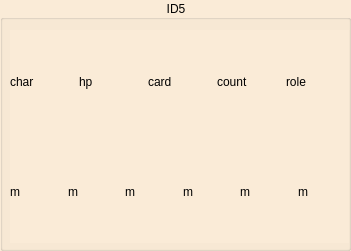
   <widget class="QGroupBox" name="gb5">
    <property name="geometry">
     <rect>
      <x>1060</x>
      <y>0</y>
      <width>351</width>
      <height>251</height>
     </rect>
    </property>
    <property name="styleSheet">
     <string notr="true">background-color: #FAEBD7;</string>
    </property>
    <property name="title">
     <string>ID5</string>
    </property>
    <property name="alignment">
     <set>Qt::AlignCenter</set>
    </property>
    <widget class="QWidget" name="layoutWidget_5">
     <property name="geometry">
      <rect>
       <x>10</x>
       <y>30</y>
       <width>339</width>
       <height>213</height>
      </rect>
     </property>
     <layout class="QVBoxLayout" name="verticalLayout_6">
      <item>
       <layout class="QHBoxLayout" name="horizontalLayout_11">
        <item>
         <widget class="QLabel" name="char_5">
          <property name="sizePolicy">
           <sizepolicy hsizetype="Minimum" vsizetype="Minimum">
            <horstretch>0</horstretch>
            <verstretch>0</verstretch>
           </sizepolicy>
          </property>
          <property name="minimumSize">
           <size>
            <width>50</width>
            <height>100</height>
           </size>
          </property>
          <property name="text">
           <string>char</string>
          </property>
          <property name="scaledContents">
           <bool>true</bool>
          </property>
         </widget>
        </item>
        <item>
         <widget class="QLabel" name="hp_5">
          <property name="sizePolicy">
           <sizepolicy hsizetype="Minimum" vsizetype="Minimum">
            <horstretch>0</horstretch>
            <verstretch>0</verstretch>
           </sizepolicy>
          </property>
          <property name="minimumSize">
           <size>
            <width>50</width>
            <height>100</height>
           </size>
          </property>
          <property name="text">
           <string>hp</string>
          </property>
          <property name="scaledContents">
           <bool>true</bool>
          </property>
          <property name="alignment">
           <set>Qt::AlignLeading|Qt::AlignLeft|Qt::AlignVCenter</set>
          </property>
         </widget>
        </item>
        <item>
         <widget class="QLabel" name="card_5">
          <property name="sizePolicy">
           <sizepolicy hsizetype="Minimum" vsizetype="Minimum">
            <horstretch>0</horstretch>
            <verstretch>0</verstretch>
           </sizepolicy>
          </property>
          <property name="minimumSize">
           <size>
            <width>50</width>
            <height>100</height>
           </size>
          </property>
          <property name="styleSheet">
           <string notr="true"/>
          </property>
          <property name="text">
           <string>card</string>
          </property>
          <property name="scaledContents">
           <bool>true</bool>
          </property>
         </widget>
        </item>
        <item>
         <widget class="QLabel" name="count_5">
          <property name="sizePolicy">
           <sizepolicy hsizetype="Minimum" vsizetype="Minimum">
            <horstretch>0</horstretch>
            <verstretch>0</verstretch>
           </sizepolicy>
          </property>
          <property name="minimumSize">
           <size>
            <width>50</width>
            <height>100</height>
           </size>
          </property>
          <property name="text">
           <string>count</string>
          </property>
          <property name="scaledContents">
           <bool>true</bool>
          </property>
         </widget>
        </item>
        <item>
         <widget class="QLabel" name="role_5">
          <property name="sizePolicy">
           <sizepolicy hsizetype="Minimum" vsizetype="Minimum">
            <horstretch>0</horstretch>
            <verstretch>0</verstretch>
           </sizepolicy>
          </property>
          <property name="minimumSize">
           <size>
            <width>50</width>
            <height>100</height>
           </size>
          </property>
          <property name="text">
           <string>role</string>
          </property>
          <property name="scaledContents">
           <bool>true</bool>
          </property>
         </widget>
        </item>
       </layout>
      </item>
      <item>
       <layout class="QHBoxLayout" name="horizontalLayout_12">
        <item>
         <widget class="QLabel" name="m5_1">
          <property name="sizePolicy">
           <sizepolicy hsizetype="Minimum" vsizetype="Minimum">
            <horstretch>0</horstretch>
            <verstretch>0</verstretch>
           </sizepolicy>
          </property>
          <property name="minimumSize">
           <size>
            <width>50</width>
            <height>100</height>
           </size>
          </property>
          <property name="text">
           <string>m</string>
          </property>
          <property name="scaledContents">
           <bool>true</bool>
          </property>
         </widget>
        </item>
        <item>
         <widget class="QLabel" name="m5_2">
          <property name="sizePolicy">
           <sizepolicy hsizetype="Minimum" vsizetype="Minimum">
            <horstretch>0</horstretch>
            <verstretch>0</verstretch>
           </sizepolicy>
          </property>
          <property name="minimumSize">
           <size>
            <width>50</width>
            <height>100</height>
           </size>
          </property>
          <property name="text">
           <string>m</string>
          </property>
          <property name="scaledContents">
           <bool>true</bool>
          </property>
         </widget>
        </item>
        <item>
         <widget class="QLabel" name="m5_3">
          <property name="sizePolicy">
           <sizepolicy hsizetype="Minimum" vsizetype="Minimum">
            <horstretch>0</horstretch>
            <verstretch>0</verstretch>
           </sizepolicy>
          </property>
          <property name="minimumSize">
           <size>
            <width>50</width>
            <height>100</height>
           </size>
          </property>
          <property name="text">
           <string>m</string>
          </property>
          <property name="scaledContents">
           <bool>true</bool>
          </property>
         </widget>
        </item>
        <item>
         <widget class="QLabel" name="m5_4">
          <property name="sizePolicy">
           <sizepolicy hsizetype="Minimum" vsizetype="Minimum">
            <horstretch>0</horstretch>
            <verstretch>0</verstretch>
           </sizepolicy>
          </property>
          <property name="minimumSize">
           <size>
            <width>50</width>
            <height>100</height>
           </size>
          </property>
          <property name="text">
           <string>m</string>
          </property>
          <property name="scaledContents">
           <bool>true</bool>
          </property>
         </widget>
        </item>
        <item>
         <widget class="QLabel" name="m5_5">
          <property name="sizePolicy">
           <sizepolicy hsizetype="Minimum" vsizetype="Minimum">
            <horstretch>0</horstretch>
            <verstretch>0</verstretch>
           </sizepolicy>
          </property>
          <property name="minimumSize">
           <size>
            <width>50</width>
            <height>100</height>
           </size>
          </property>
          <property name="text">
           <string>m</string>
          </property>
          <property name="scaledContents">
           <bool>true</bool>
          </property>
         </widget>
        </item>
        <item>
         <widget class="QLabel" name="m5_6">
          <property name="sizePolicy">
           <sizepolicy hsizetype="Minimum" vsizetype="Minimum">
            <horstretch>0</horstretch>
            <verstretch>0</verstretch>
           </sizepolicy>
          </property>
          <property name="minimumSize">
           <size>
            <width>50</width>
            <height>100</height>
           </size>
          </property>
          <property name="text">
           <string>m</string>
          </property>
          <property name="scaledContents">
           <bool>true</bool>
          </property>
         </widget>
        </item>
       </layout>
      </item>
     </layout>
    </widget>
   </widget>
